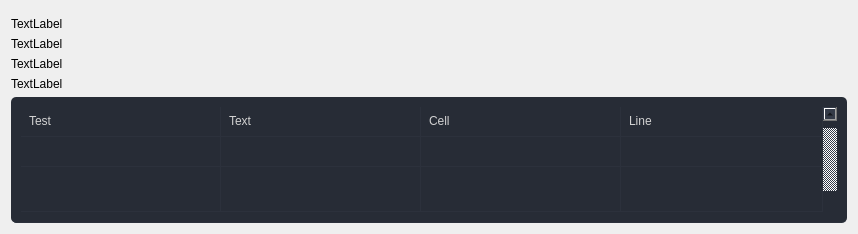
                  <widget class="QWidget" name="page_widgets">
                   <layout class="QVBoxLayout" name="verticalLayout_6">
                    <item>
                     <widget class="QFrame" name="frame">
                      <property name="styleSheet">
                       <string notr="true">border-radius: 5px;</string>
                      </property>
                      <property name="frameShape">
                       <enum>QFrame::StyledPanel</enum>
                      </property>
                      <property name="frameShadow">
                       <enum>QFrame::Raised</enum>
                      </property>
                      <layout class="QVBoxLayout" name="verticalLayout_15">
                       <property name="spacing">
                        <number>0</number>
                       </property>
                       <property name="leftMargin">
                        <number>0</number>
                       </property>
                       <property name="topMargin">
                        <number>0</number>
                       </property>
                       <property name="rightMargin">
                        <number>0</number>
                       </property>
                       <property name="bottomMargin">
                        <number>0</number>
                       </property>
                      </layout>
                     </widget>
                    </item>
                    <item>
                     <widget class="QLabel" name="label">
                      <property name="text">
                       <string>TextLabel</string>
                      </property>
                     </widget>
                    </item>
                    <item>
                     <widget class="QLabel" name="label_6">
                      <property name="text">
                       <string>TextLabel</string>
                      </property>
                     </widget>
                    </item>
                    <item>
                     <widget class="QLabel" name="label_7">
                      <property name="text">
                       <string>TextLabel</string>
                      </property>
                     </widget>
                    </item>
                    <item>
                     <widget class="QLabel" name="label_8">
                      <property name="text">
                       <string>TextLabel</string>
                      </property>
                     </widget>
                    </item>
                    <item>
                     <widget class="QTableWidget" name="tableWidget">
                      <property name="sizePolicy">
                       <sizepolicy hsizetype="Expanding" vsizetype="Expanding">
                        <horstretch>0</horstretch>
                        <verstretch>0</verstretch>
                       </sizepolicy>
                      </property>
                      <property name="maximumSize">
                       <size>
                        <width>16777215</width>
                        <height>16777215</height>
                       </size>
                      </property>
                      <property name="palette">
                       <palette>
                        <active>
                         <colorrole role="WindowText">
                          <brush brushstyle="SolidPattern">
                           <color alpha="255">
                            <red>210</red>
                            <green>210</green>
                            <blue>210</blue>
                           </color>
                          </brush>
                         </colorrole>
                         <colorrole role="Button">
                          <brush brushstyle="SolidPattern">
                           <color alpha="255">
                            <red>39</red>
                            <green>44</green>
                            <blue>54</blue>
                           </color>
                          </brush>
                         </colorrole>
                         <colorrole role="Text">
                          <brush brushstyle="SolidPattern">
                           <color alpha="255">
                            <red>210</red>
                            <green>210</green>
                            <blue>210</blue>
                           </color>
                          </brush>
                         </colorrole>
                         <colorrole role="ButtonText">
                          <brush brushstyle="SolidPattern">
                           <color alpha="255">
                            <red>210</red>
                            <green>210</green>
                            <blue>210</blue>
                           </color>
                          </brush>
                         </colorrole>
                         <colorrole role="Base">
                          <brush brushstyle="SolidPattern">
                           <color alpha="255">
                            <red>39</red>
                            <green>44</green>
                            <blue>54</blue>
                           </color>
                          </brush>
                         </colorrole>
                         <colorrole role="Window">
                          <brush brushstyle="SolidPattern">
                           <color alpha="255">
                            <red>39</red>
                            <green>44</green>
                            <blue>54</blue>
                           </color>
                          </brush>
                         </colorrole>
                         <colorrole role="PlaceholderText">
                          <brush brushstyle="NoBrush">
                           <color alpha="128">
                            <red>210</red>
                            <green>210</green>
                            <blue>210</blue>
                           </color>
                          </brush>
                         </colorrole>
                        </active>
                        <inactive>
                         <colorrole role="WindowText">
                          <brush brushstyle="SolidPattern">
                           <color alpha="255">
                            <red>210</red>
                            <green>210</green>
                            <blue>210</blue>
                           </color>
                          </brush>
                         </colorrole>
                         <colorrole role="Button">
                          <brush brushstyle="SolidPattern">
                           <color alpha="255">
                            <red>39</red>
                            <green>44</green>
                            <blue>54</blue>
                           </color>
                          </brush>
                         </colorrole>
                         <colorrole role="Text">
                          <brush brushstyle="SolidPattern">
                           <color alpha="255">
                            <red>210</red>
                            <green>210</green>
                            <blue>210</blue>
                           </color>
                          </brush>
                         </colorrole>
                         <colorrole role="ButtonText">
                          <brush brushstyle="SolidPattern">
                           <color alpha="255">
                            <red>210</red>
                            <green>210</green>
                            <blue>210</blue>
                           </color>
                          </brush>
                         </colorrole>
                         <colorrole role="Base">
                          <brush brushstyle="SolidPattern">
                           <color alpha="255">
                            <red>39</red>
                            <green>44</green>
                            <blue>54</blue>
                           </color>
                          </brush>
                         </colorrole>
                         <colorrole role="Window">
                          <brush brushstyle="SolidPattern">
                           <color alpha="255">
                            <red>39</red>
                            <green>44</green>
                            <blue>54</blue>
                           </color>
                          </brush>
                         </colorrole>
                         <colorrole role="PlaceholderText">
                          <brush brushstyle="NoBrush">
                           <color alpha="128">
                            <red>210</red>
                            <green>210</green>
                            <blue>210</blue>
                           </color>
                          </brush>
                         </colorrole>
                        </inactive>
                        <disabled>
                         <colorrole role="WindowText">
                          <brush brushstyle="SolidPattern">
                           <color alpha="255">
                            <red>210</red>
                            <green>210</green>
                            <blue>210</blue>
                           </color>
                          </brush>
                         </colorrole>
                         <colorrole role="Button">
                          <brush brushstyle="SolidPattern">
                           <color alpha="255">
                            <red>39</red>
                            <green>44</green>
                            <blue>54</blue>
                           </color>
                          </brush>
                         </colorrole>
                         <colorrole role="Text">
                          <brush brushstyle="SolidPattern">
                           <color alpha="255">
                            <red>210</red>
                            <green>210</green>
                            <blue>210</blue>
                           </color>
                          </brush>
                         </colorrole>
                         <colorrole role="ButtonText">
                          <brush brushstyle="SolidPattern">
                           <color alpha="255">
                            <red>210</red>
                            <green>210</green>
                            <blue>210</blue>
                           </color>
                          </brush>
                         </colorrole>
                         <colorrole role="Base">
                          <brush brushstyle="SolidPattern">
                           <color alpha="255">
                            <red>39</red>
                            <green>44</green>
                            <blue>54</blue>
                           </color>
                          </brush>
                         </colorrole>
                         <colorrole role="Window">
                          <brush brushstyle="SolidPattern">
                           <color alpha="255">
                            <red>39</red>
                            <green>44</green>
                            <blue>54</blue>
                           </color>
                          </brush>
                         </colorrole>
                         <colorrole role="PlaceholderText">
                          <brush brushstyle="NoBrush">
                           <color alpha="128">
                            <red>210</red>
                            <green>210</green>
                            <blue>210</blue>
                           </color>
                          </brush>
                         </colorrole>
                        </disabled>
                       </palette>
                      </property>
                      <property name="styleSheet">
                       <string notr="true">QTableWidget {	
	background-color: rgb(39, 44, 54);
	padding: 10px;
	border-radius: 5px;
	gridline-color: rgb(44, 49, 60);
	border-bottom: 1px solid rgb(44, 49, 60);
}
QTableWidget::item{
	border-color: rgb(44, 49, 60);
	padding-left: 5px;
	padding-right: 5px;
	gridline-color: rgb(44, 49, 60);
}
QTableWidget::item:selected{
	background-color: rgb(85, 170, 255);
}
QScrollBar:horizontal {
    border: none;
    background: rgb(52, 59, 72);
    height: 14px;
    margin: 0px 21px 0 21px;
	border-radius: 0px;
}
 QScrollBar:vertical {
	border: none;
    background: rgb(52, 59, 72);
    width: 14px;
    margin: 21px 0 21px 0;
	border-radius: 0px;
 }
QHeaderView::section{
	Background-color: rgb(39, 44, 54);
	max-width: 30px;
	border: 1px solid rgb(44, 49, 60);
	border-style: none;
    border-bottom: 1px solid rgb(44, 49, 60);
    border-right: 1px solid rgb(44, 49, 60);
}
QTableWidget::horizontalHeader {	
	background-color: rgb(81, 255, 0);
}
QHeaderView::section:horizontal
{
    border: 1px solid rgb(32, 34, 42);
	background-color: rgb(27, 29, 35);
	padding: 3px;
	border-top-left-radius: 7px;
    border-top-right-radius: 7px;
}
QHeaderView::section:vertical
{
    border: 1px solid rgb(44, 49, 60);
}
</string>
                      </property>
                      <property name="frameShape">
                       <enum>QFrame::NoFrame</enum>
                      </property>
                      <property name="verticalScrollBarPolicy">
                       <enum>Qt::ScrollBarAlwaysOn</enum>
                      </property>
                      <property name="sizeAdjustPolicy">
                       <enum>QAbstractScrollArea::AdjustToContents</enum>
                      </property>
                      <property name="editTriggers">
                       <set>QAbstractItemView::NoEditTriggers</set>
                      </property>
                      <property name="alternatingRowColors">
                       <bool>false</bool>
                      </property>
                      <property name="selectionMode">
                       <enum>QAbstractItemView::SingleSelection</enum>
                      </property>
                      <property name="selectionBehavior">
                       <enum>QAbstractItemView::SelectRows</enum>
                      </property>
                      <property name="showGrid">
                       <bool>true</bool>
                      </property>
                      <property name="gridStyle">
                       <enum>Qt::SolidLine</enum>
                      </property>
                      <property name="sortingEnabled">
                       <bool>false</bool>
                      </property>
                      <attribute name="horizontalHeaderVisible">
                       <bool>false</bool>
                      </attribute>
                      <attribute name="horizontalHeaderCascadingSectionResizes">
                       <bool>true</bool>
                      </attribute>
                      <attribute name="horizontalHeaderDefaultSectionSize">
                       <number>200</number>
                      </attribute>
                      <attribute name="horizontalHeaderStretchLastSection">
                       <bool>true</bool>
                      </attribute>
                      <attribute name="verticalHeaderVisible">
                       <bool>false</bool>
                      </attribute>
                      <attribute name="verticalHeaderCascadingSectionResizes">
                       <bool>false</bool>
                      </attribute>
                      <attribute name="verticalHeaderHighlightSections">
                       <bool>false</bool>
                      </attribute>
                      <attribute name="verticalHeaderStretchLastSection">
                       <bool>true</bool>
                      </attribute>
                      <row>
                       <property name="text">
                        <string>New Row</string>
                       </property>
                       <property name="font">
                        <font>
                         <family>Segoe UI</family>
                        </font>
                       </property>
                      </row>
                      <row>
                       <property name="text">
                        <string>New Row</string>
                       </property>
                      </row>
                      <row>
                       <property name="text">
                        <string>New Row</string>
                       </property>
                      </row>
                      <column>
                       <property name="text">
                        <string>0</string>
                       </property>
                      </column>
                      <column>
                       <property name="text">
                        <string>1</string>
                       </property>
                      </column>
                      <column>
                       <property name="text">
                        <string>2</string>
                       </property>
                      </column>
                      <column>
                       <property name="text">
                        <string>3</string>
                       </property>
                      </column>
                      <item row="0" column="0">
                       <property name="text">
                        <string>Test</string>
                       </property>
                      </item>
                      <item row="0" column="1">
                       <property name="text">
                        <string>Text</string>
                       </property>
                      </item>
                      <item row="0" column="2">
                       <property name="text">
                        <string>Cell</string>
                       </property>
                      </item>
                      <item row="0" column="3">
                       <property name="text">
                        <string>Line</string>
                       </property>
                      </item>
                     </widget>
                    </item>
                   </layout>
                  </widget>
